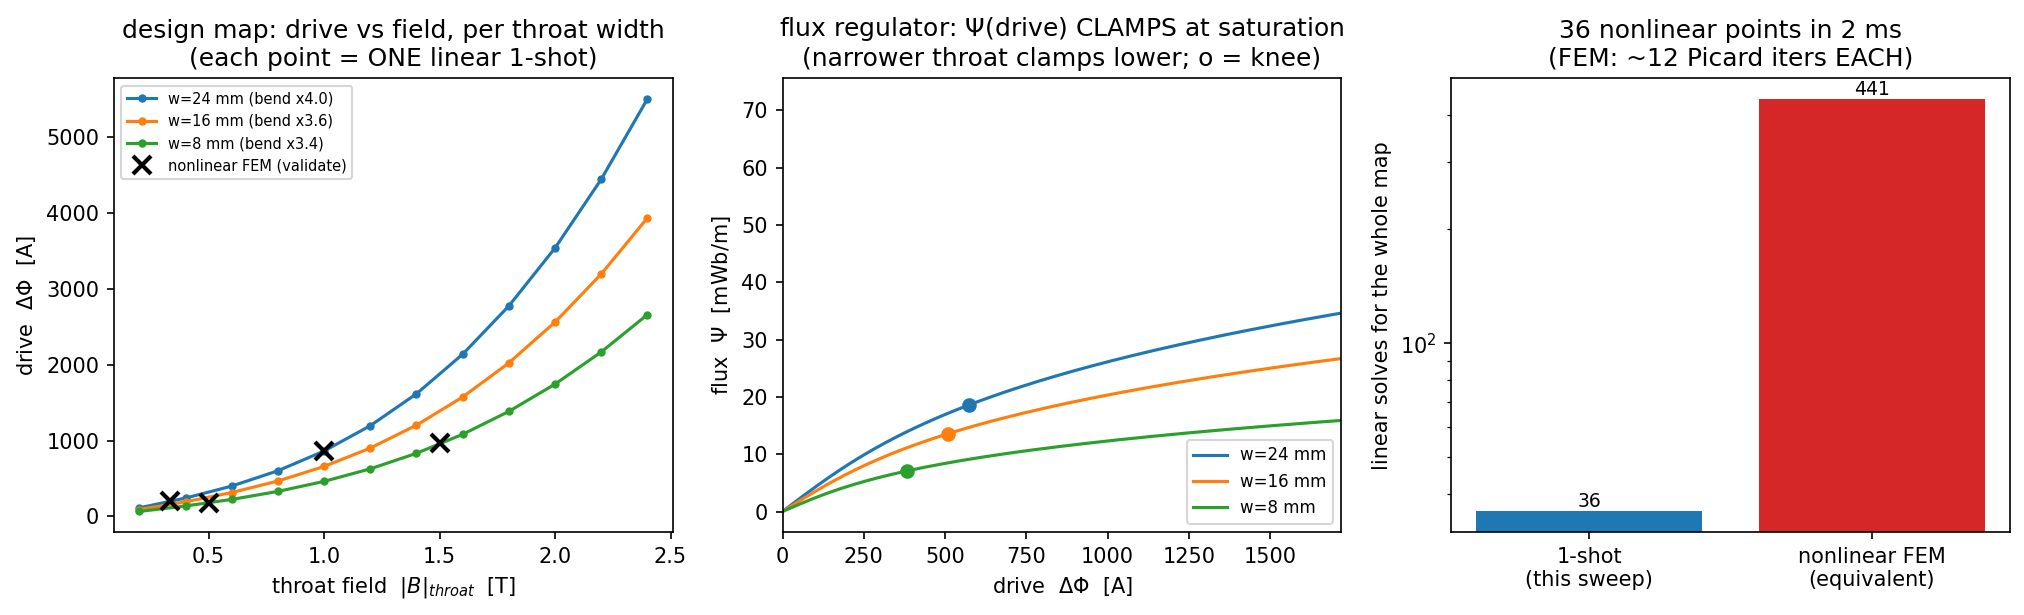

This chart was generated by the following Python code:
r"""Maximally exploiting "nonlinear analysis done LINEARLY": a saturable-magnet
DESIGN SWEEP whose every nonlinear operating point is ONE linear hodograph solve.

The companion `chaplygin_hodograph_2d.py` established the engine: the 2-D hodograph
turns nonlinear current-free magnetostatics `div(nu(|B|) grad A) = 0` into a LINEAR
variable-coefficient problem (Molenbroek-Chaplygin), and for a slender saturable flux
guide that linear problem collapses to a single quadrature -- the "1-shot" drive

    DeltaPhi(Psi) = INT_0^L  nu(|B|(x)) |B|(x) dx ,     |B|(x) = Psi / w(x) ,

which reproduces the full nonlinear FEM Picard loop (to the slenderness error).

This file EXPLOITS that: a whole DESIGN SPACE -- a grid of (throat width x operating
field) -- is computed by ONE linear quadrature PER POINT, mesh-free, in milliseconds,
where the equivalent nonlinear FEM would need a Picard loop (many linear solves on a
curved mesh) at every point.  So the entire nonlinear design map is obtained at LINEAR
cost.  Concretely:

  * design_map(...)  -- the drive DeltaPhi(w_throat, B_throat) over a grid: a family of
    drive-vs-field curves, one per throat width, each BENDING UP as the throat
    saturates (the design content).  ~M quadratures, milliseconds.

  * transfer_curve(...) -- the engineering payoff: invert the map to the flux
    REGULATOR / field-limiter transfer Psi(drive).  As the throat saturates the curve
    CLAMPS (a given extra MMF pushes ever less extra flux), and a NARROWER throat
    clamps at LOWER flux -- the throat width is the design knob for the clamp level.

  * validate_vs_fem(...) -- run the full nonlinear FEM Picard at a few sample points
    (reusing chaplygin_hodograph_2d.solve_chaplygin): the 1-shot agrees to ~1-2 %
    (slenderness-limited), and each FEM point costs N (~10-15) Picard iterations -- the
    cost the linear sweep avoids at EVERY map point.

  * cost_summary(...) -- M map points at 1 quadrature each vs M x N_iter FEM linear
    solves: the design map is ~N_iter x (Picard) x (mesh-solve / quadrature) cheaper.

Honest scope: the 1-shot is the SLENDER-guide (fixed simple hodograph image) limit;
its error vs the true nonlinear field is the slenderness error (~1 % here, tightening
as the guide is made more slender -- see chaplygin_hodograph_2d.slenderness_trend).
The design map is exact to that error.  Genuinely 2-D fields (the field TURNS, the
hodograph image is a real region) need the linear hodograph PDE solve, not a quadrature
(`chaplygin_turning_guide_2d.py`); those too are LINEAR (one solve per case), so the
same "design space at linear cost" exploit applies one rung up.

run:  python chaplygin_design_sweep_2d.py            # design map + clamp (fast)
      python chaplygin_design_sweep_2d.py --fem      # + nonlinear FEM validation (slow)
"""
import math
import os
import sys
import time

import numpy as np

sys.path.insert(0, os.path.dirname(os.path.abspath(__file__)))
import chaplygin_hodograph_2d as ch                 # noqa: E402  the engine + FEM loop

MU0 = ch.MU0
_trap = np.trapezoid


# --------------------------------------------------------------------------- #
# the mesh-free 1-shot drive (the linear hodograph quadrature)
# --------------------------------------------------------------------------- #
def _w_of_x(xc, L, H, depth, Rc):
    """Analytic local guide width w(x) of the circular-notch throat (vectorised,
    mesh-free) -- the same profile chaplygin_hodograph_2d's _throat_geom returns."""
    yc = H / 2.0 + Rc - depth
    half = math.sqrt(max(0.0, Rc * Rc - (Rc - depth) ** 2))
    xx = np.asarray(xc) - L / 2.0
    return np.where(np.abs(xx) >= half, H,
                    2.0 * (yc - np.sqrt(np.maximum(0.0, Rc * Rc - xx * xx))))


def one_shot_drive(B_throat, depth, L=0.20, H=0.04, Rc=0.11, mur0=200.0, Bk=1.0,
                   n_quad=2001):
    """The drive (magnetomotive force) DeltaPhi to hold the throat at field B_throat,
    by ONE linear hodograph quadrature -- no mesh, no Picard iteration."""
    w_throat = H - 2.0 * depth
    Psi = B_throat * w_throat                         # flux carried at this throat field
    xs = np.linspace(0.0, L, n_quad)
    w = _w_of_x(xs, L, H, depth, Rc)
    Bx = Psi / w                                      # |B|(x) = Psi / w(x)
    nu = 1.0 / (MU0 * ch._mu_r(Bx, mur0, Bk))         # reluctivity nu(|B|)
    return float(_trap(nu * Bx, xs))


# --------------------------------------------------------------------------- #
# the design map: drive over (throat width x throat field), all 1-shot
# --------------------------------------------------------------------------- #
def design_map(depths=(0.008, 0.012, 0.016), B_throats=None, H=0.04, **kw):
    """A grid of one-shot drives DeltaPhi(w_throat, B_throat).  Returns the map, the
    saturation BEND per width, and the wall-clock cost (milliseconds for the whole
    map)."""
    if B_throats is None:
        B_throats = np.linspace(0.2, 2.4, 12)
    B_throats = np.asarray(B_throats, float)
    t0 = time.perf_counter()
    M = np.array([[one_shot_drive(float(B), float(d), H=H, **kw) for B in B_throats]
                  for d in depths])
    dt = time.perf_counter() - t0
    widths = [H - 2.0 * d for d in depths]
    # saturation bend: reluctance-per-field at the top vs bottom of the field range.
    bend = [(M[i, -1] / B_throats[-1]) / (M[i, 0] / B_throats[0]) for i in range(len(depths))]
    return {
        "depths": list(depths), "widths": widths, "B_throats": B_throats.tolist(),
        "drive": M.tolist(), "bend_per_width": [float(b) for b in bend],
        "n_points": int(M.size), "map_seconds": float(dt),
    }


def transfer_curve(depth, drives=None, H=0.04, B_max=3.0, n=160, **kw):
    """Invert the 1-shot to the flux REGULATOR transfer Psi(drive): for each drive
    (MMF) the flux that passes.  Saturation makes it CLAMP (concave).  Returns the
    curve + the knee (where the incremental permeance dPsi/d(drive) has fallen to half
    its small-signal value -- the clamp onset)."""
    w_throat = H - 2.0 * depth
    Bg = np.linspace(1e-3, B_max, n)                  # throat-field grid
    dr = np.array([one_shot_drive(float(B), float(depth), H=H, **kw) for B in Bg])
    Psi = Bg * w_throat                               # flux at each throat field
    perm = np.gradient(Psi, dr)                       # incremental permeance dPsi/d(drive)
    p0 = float(perm[0])                               # small-signal (unsaturated) permeance
    knee_idx = int(np.argmin(np.abs(perm - 0.5 * p0)))
    out = {
        "depth": float(depth), "w_throat": float(w_throat),
        "drive": dr.tolist(), "Psi": Psi.tolist(), "B_throat": Bg.tolist(),
        "perm0": p0, "knee_drive": float(dr[knee_idx]), "knee_Psi": float(Psi[knee_idx]),
        "knee_B": float(Bg[knee_idx]),
    }
    if drives is not None:                            # sample Psi at requested drives
        out["Psi_at"] = [float(np.interp(d, dr, Psi)) for d in drives]
        out["drives"] = list(drives)
    return out


# --------------------------------------------------------------------------- #
# validation against the full nonlinear FEM Picard loop (the cost the sweep avoids)
# --------------------------------------------------------------------------- #
def validate_vs_fem(samples=((0.012, (0.008, 0.024)),), mur0=200.0, Bk=1.0,
                    L=0.20, H=0.04, Rc=0.11, order=2, maxh=0.006):
    """Run the full 2-D nonlinear FEM Picard at sample (depth, Psi-list) points and
    compare to the 1-shot.  Returns the agreement + the Picard iteration counts (the
    per-point cost the linear sweep replaces with one quadrature)."""
    rows = []
    for depth, Psi_list in samples:
        r = ch.solve_chaplygin(Psi_list=Psi_list, mur0=mur0, Bk=Bk, L=L, H=H,
                               depth=depth, Rc=Rc, order=order, maxh=maxh)
        for Psi, Bt, nit, fem, one, rel in r["rows"]:
            rows.append({"depth": float(depth), "B_throat": float(Bt),
                         "fem_drive": float(fem), "one_shot_drive": float(one),
                         "rel_err": float(rel), "picard_iters": int(nit)})
    return {
        "rows": rows,
        "max_rel_err": float(max(r["rel_err"] for r in rows)),
        "mean_picard_iters": float(np.mean([r["picard_iters"] for r in rows])),
    }


def cost_summary(mp, val):
    """The linear-cost win: M map points at 1 quadrature each vs the equivalent
    nonlinear FEM (M points x mean Picard iterations linear solves)."""
    M = mp["n_points"]
    iters = val["mean_picard_iters"]
    return {
        "map_points": M, "map_ms": mp["map_seconds"] * 1e3,
        "mean_picard_iters": iters,
        "fem_equiv_linear_solves": int(round(M * iters)),
        "one_shot_solves": M,
        "iters_saved_per_point": iters,
    }


def run(with_fem=False):
    mp = design_map()
    curves = [transfer_curve(d) for d in mp["depths"]]
    out = {"design_map": mp, "transfer": curves}
    if with_fem:
        val = validate_vs_fem(samples=((0.008, (0.008, 0.024)),
                                       (0.016, (0.004, 0.012))))
        out["validation"] = val
        out["cost"] = cost_summary(mp, val)
    return out


def _plot(out):
    import matplotlib
    matplotlib.use("Agg")
    import matplotlib.pyplot as plt
    fig, (axA, axB, axC) = plt.subplots(1, 3, figsize=(13.6, 4.2), dpi=150)
    mp = out["design_map"]
    B = np.array(mp["B_throats"])
    colors = ["C0", "C1", "C2", "C3"]

    # Panel A: the design map -- drive vs throat field, one curve per throat width
    for i, (w, drv) in enumerate(zip(mp["widths"], mp["drive"])):
        axA.plot(B, np.array(drv), "o-", color=colors[i % 4], ms=3,
                 label=f"w={w*1e3:.0f} mm (bend x{mp['bend_per_width'][i]:.1f})")
    val = out.get("validation")
    if val is not None:
        bb = [r["B_throat"] for r in val["rows"]]
        ff = [r["fem_drive"] for r in val["rows"]]
        axA.plot(bb, ff, "kx", ms=9, mew=2, label="nonlinear FEM (validate)")
    axA.set_xlabel("throat field  $|B|_{throat}$  [T]"); axA.set_ylabel("drive  $\\Delta\\Phi$  [A]")
    axA.set_title("design map: drive vs field, per throat width\n(each point = ONE linear 1-shot)")
    axA.legend(fontsize=7, loc="upper left")

    # Panel B: the flux-regulator transfer curve Psi(drive) -- the clamp
    for i, c in enumerate(out["transfer"]):
        axB.plot(np.array(c["drive"]), np.array(c["Psi"]) * 1e3, "-", color=colors[i % 4],
                 label=f"w={c['w_throat']*1e3:.0f} mm")
        axB.plot(c["knee_drive"], c["knee_Psi"] * 1e3, "o", color=colors[i % 4], ms=6)
    axB.set_xlabel("drive  $\\Delta\\Phi$  [A]"); axB.set_ylabel("flux  $\\Psi$  [mWb/m]")
    axB.set_title("flux regulator: $\\Psi$(drive) CLAMPS at saturation\n(narrower throat clamps lower; o = knee)")
    axB.set_xlim(0, max(c["knee_drive"] for c in out["transfer"]) * 3.0)
    axB.legend(fontsize=8, loc="lower right")

    # Panel C: the linear-cost win
    cost = out.get("cost")
    if cost is not None:
        bars = axC.bar(["1-shot\n(this sweep)", "nonlinear FEM\n(equivalent)"],
                       [cost["one_shot_solves"], cost["fem_equiv_linear_solves"]],
                       color=["C0", "C3"])
        axC.set_yscale("log"); axC.set_ylabel("linear solves for the whole map")
        for b, v in zip(bars, [cost["one_shot_solves"], cost["fem_equiv_linear_solves"]]):
            axC.text(b.get_x() + b.get_width() / 2, v, f"{v}", ha="center", va="bottom", fontsize=9)
        axC.set_title(f"{cost['map_points']} nonlinear points in {cost['map_ms']:.0f} ms\n"
                      f"(FEM: ~{cost['mean_picard_iters']:.0f} Picard iters EACH)")
    else:
        axC.text(0.5, 0.5, "cost (vs nonlinear FEM):\nrun with --fem", ha="center", va="center",
                 transform=axC.transAxes, fontsize=11)
        axC.set_xticks([]); axC.set_yticks([]); axC.set_title("the linear-cost win")

    png = os.path.splitext(os.path.abspath(__file__))[0] + ".png"
    fig.tight_layout(); fig.savefig(png, bbox_inches="tight"); plt.close(fig)
    print(f"  figure saved: {png}")


def main():
    with_fem = "--fem" in sys.argv
    print("Nonlinear-as-linear: a saturable-magnet DESIGN SWEEP at linear cost\n")
    out = run(with_fem=with_fem)
    mp = out["design_map"]
    print(f"  design map: {mp['n_points']} nonlinear operating points "
          f"({len(mp['depths'])} throat widths x {len(mp['B_throats'])} fields) "
          f"in {mp['map_seconds']*1e3:.1f} ms (mesh-free 1-shot each):")
    for w, drv, bend in zip(mp["widths"], mp["drive"], mp["bend_per_width"]):
        print(f"    w_throat = {w*1e3:4.0f} mm:  drive {drv[0]:7.1f} A (B={mp['B_throats'][0]:.1f} T) "
              f"-> {drv[-1]:7.1f} A (B={mp['B_throats'][-1]:.1f} T)  bend x{bend:.2f} (saturation)")
    print(f"  flux-regulator clamp (the field-limiter design knob):")
    for c in out["transfer"]:
        print(f"    w_throat = {c['w_throat']*1e3:4.0f} mm:  clamp knee at Psi = {c['knee_Psi']*1e3:.2f} "
              f"mWb/m  (B_throat = {c['knee_B']:.2f} T, drive = {c['knee_drive']:.0f} A)")
    print(f"    -> a narrower throat clamps the flux at a LOWER level (knee Psi ~ Bk*w_throat).")
    if with_fem:
        val, cost = out["validation"], out["cost"]
        print(f"  nonlinear FEM validation (Picard loop at {len(val['rows'])} sample points):")
        for r in val["rows"]:
            print(f"    w={ (0.04-2*r['depth'])*1e3:.0f} mm, B={r['B_throat']:.2f} T:  "
                  f"FEM {r['fem_drive']:7.1f} A vs 1-shot {r['one_shot_drive']:7.1f} A  "
                  f"(rel.err {r['rel_err']:.1e}, {r['picard_iters']} Picard iters)")
        print(f"    max rel.err = {val['max_rel_err']:.1e} (slenderness-limited)")
        print(f"  THE LINEAR-COST WIN: {cost['map_points']} nonlinear points in "
              f"{cost['map_ms']:.0f} ms = {cost['one_shot_solves']} quadratures; the equivalent")
        print(f"    nonlinear FEM = {cost['map_points']} x ~{cost['mean_picard_iters']:.0f} Picard "
              f"iters = ~{cost['fem_equiv_linear_solves']} curved-mesh linear solves.")
    else:
        print("  nonlinear FEM validation + cost: run with  --fem  (slow)")
    print("\n  => the hodograph made saturation a COEFFICIENT, so an ENTIRE nonlinear design")
    print("     space is one linear quadrature per point -- explored at linear cost, where the")
    print("     nonlinear FEM Picard would be prohibitive.")
    _plot(out)


if __name__ == "__main__":
    main()
